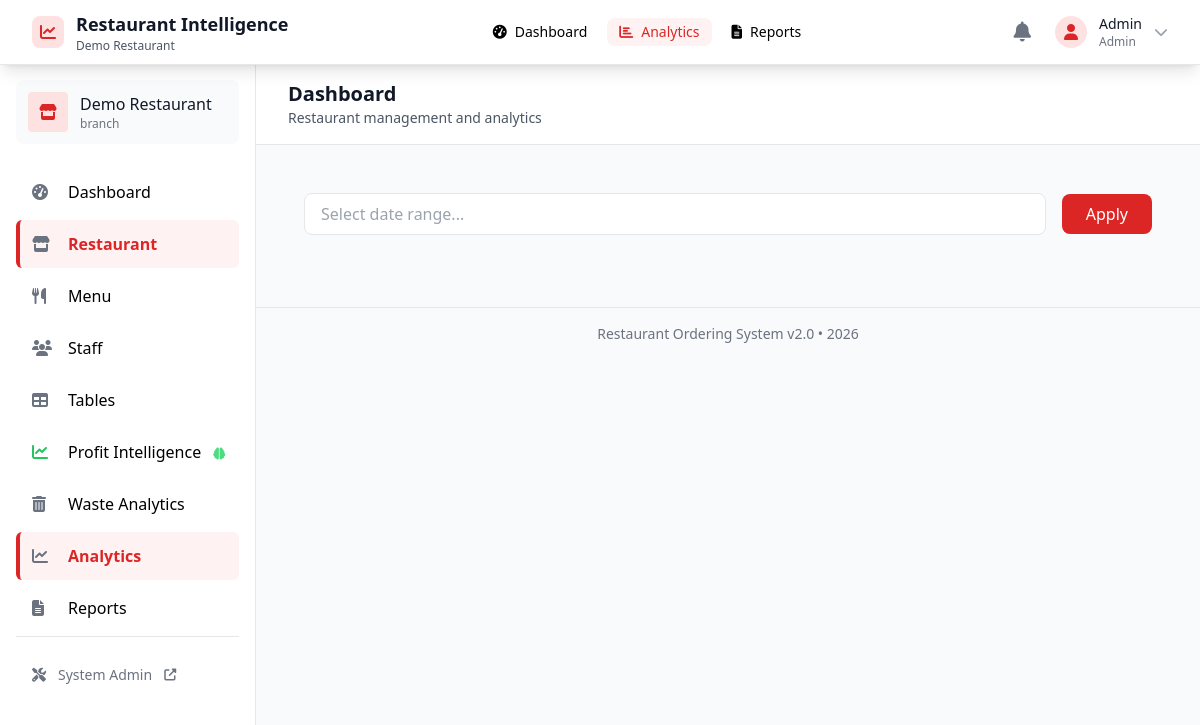
Screenshot of /restaurant-admin/analytics/ (signed in) with the database file from the repository.
### restaurants/models.py (models this page shows, shortened)
class Restaurant(models.Model):
    name = models.CharField(max_length=255)
    description = models.TextField(blank=True)
    logo = models.ImageField(
        upload_to='restaurant_logos/', blank=True, null=True)
    address = models.TextField(blank=True)
    phone = models.CharField(max_length=20, blank=True)
    email = models.EmailField(blank=True)
    config_json = models.JSONField(default=dict, blank=True)
    is_active = models.BooleanField(default=True)
    created_at = models.DateTimeField(auto_now_add=True)
    updated_at = models.DateTimeField(auto_now=True)
    class Meta:
        ordering = ['name']

### accounts/models.py (models this page shows, shortened)
class CustomUser(AbstractUser):
    ROLE_CHOICES = [
        ('admin', 'Admin'),
        ('manager', 'Manager'),
        ('chef', 'Chef'),
        ('waiter', 'Waiter'),
        ('cashier', 'Cashier'),
    ]
    MANAGER_SCOPE_CHOICES = [
        ('branch', 'Single Branch'),
        ('selected', 'Selected Branches'),
        ('restaurant', 'All Restaurant Branches'),
    ]
    role = models.CharField(
        max_length=20, choices=ROLE_CHOICES, default='waiter')
    manager_scope = models.CharField(
        max_length=20,
        choices=MANAGER_SCOPE_CHOICES,
        default='branch',
        blank=True,
        help_text="Data access scope for managers"
    )
    restaurant = models.ForeignKey(
        Restaurant,
        on_delete=models.SET_NULL,
        null=True,
        blank=True,
        related_name='staff'
    )
    branch = models.ForeignKey(
        Branch,
        on_delete=models.SET_NULL,
        null=True,
        blank=True,
        related_name='staff'
    )
    managed_branches = models.ManyToManyField(
        Branch,
        blank=True,
        related_name='assigned_managers',
        help_text="Branches this manager can access (for 'selected' scope)"
    )
    phone = models.CharField(max_length=20, blank=True)
    profile_image = models.ImageField(
        upload_to='profiles/', blank=True, null=True)
    is_active = models.BooleanField(default=True)
    created_at = models.DateTimeField(auto_now_add=True)
    updated_at = models.DateTimeField(auto_now=True)
    class Meta:
        ordering = ['-created_at']

### admin_panel/views.py (the view)
# urls.py: path('analytics/', views.admin_analytics, name='admin-analytics'),
@login_required
def admin_analytics(request):
    user = request.user
    if user.role not in ['admin', 'manager']:
        return redirect('waiter-dashboard')
    restaurant = None
    if user.restaurant:
        restaurant = user.restaurant
    elif user.role == 'admin':
        restaurant = Restaurant.objects.first()
    today = timezone.now().date()
    last_week = today - timedelta(days=7)
    last_month = today - timedelta(days=30)
    daily_sales = []
    if restaurant:
        for i in range(7):
            date = today - timedelta(days=i)
            orders = Order.objects.filter(
                table__branch__restaurant=restaurant,
                placed_at__date=date
            )
            total = orders.aggregate(Sum('total_amount'))[
                'total_amount__sum'] or 0
            daily_sales.append({
                'date': date,
                'total': float(total),
                'orders': orders.count()
            })
    daily_sales.reverse()  # Oldest to newest
    context = {
        'user': user,
        'restaurant': restaurant,
        'daily_sales': daily_sales,
        'today': today,
        'last_week': last_week,
        'last_month': last_month,
        'user_role': user.role,
    }
    return render(request, 'admin_panel/analytics.html', context)

### admin_panel/templates/admin_panel/analytics.html (shortened to what this page needs)
{% extends "admin_panel/admin_base.html" %}
{% load static %}
{% block extra_head %}
<link rel="stylesheet" href="https://cdn.jsdelivr.net/npm/flatpickr/dist/flatpickr.min.css">
{% endblock %}
{% block content %}
<div class="container mx-auto px-4 py-6">
    <div class="mb-6">
        <div class="flex items-center space-x-4">
            <div class="flex-1">
                <input type="text" id="date-range"
                       class="w-full px-4 py-2 border rounded-lg focus:ring-2 focus:ring-red-500 focus:border-transparent"
                       placeholder="Select date range...">
            </div>
            <button onclick="applyDateRange()"
                    class="bg-red-600 text-white px-6 py-2 rounded-lg hover:bg-red-700 transition">
                Apply
            </button>
        </div>
    </div>
</div>
{% endblock %}

### admin_panel/templates/admin_panel/admin_base.html (shortened to what this page needs)
{% load static %}
<!DOCTYPE html>
<html lang="en" class="h-full">
<head>
    <script src="https://cdn.tailwindcss.com"></script>
    <link rel="stylesheet" href="https://cdnjs.cloudflare.com/ajax/libs/font-awesome/6.4.0/css/all.min.css">
    {% block extra_head %}{% endblock %}
</head>
<body class="bg-gray-50 h-full"
      data-user-role="{{ user.role }}"
      data-manager-scope="{{ user.manager_scope|default:'branch' }}"
      data-restaurant-id="{{ user.restaurant.id|default:'' }}"
      data-branch-id="{{ user.branch.id|default:'' }}">
    <nav class="bg-white shadow-lg border-b border-gray-200 fixed top-0 left-0 right-0 z-30">
        <div class="px-4 sm:px-6 lg:px-8">
            <div class="flex justify-between h-16">
                <div class="flex items-center">
                    <div class="flex items-center ml-2 lg:ml-0">
                        <div class="w-8 h-8 bg-red-100 rounded-lg flex items-center justify-center">
                            <i class="fas fa-chart-line text-red-600"></i>
                        </div>
                        <div class="ml-3">
                            <h1 class="text-lg font-bold text-gray-900">Restaurant Intelligence</h1>
                            {% if restaurant %}
                            <p class="text-xs text-gray-600">{{ restaurant.name }}</p>
                            {% endif %}
                        </div>
                    </div>
                </div>
                <div class="hidden lg:flex items-center space-x-4">
                    <div class="flex items-center space-x-2">
                        <button onclick="window.location.href='/restaurant-admin/dashboard/'"
                                class="px-3 py-1 text-sm font-medium rounded-lg hover:bg-gray-100 {% if request.path == '/restaurant-admin/dashboard/' %}bg-red-50 text-red-600{% endif %}">
                            <i class="fas fa-tachometer-alt mr-2"></i>Dashboard
                        </button>
                        <button onclick="window.location.href='/restaurant-admin/analytics/'"
                                class="px-3 py-1 text-sm font-medium rounded-lg hover:bg-gray-100 {% if 'analytics' in request.path %}bg-red-50 text-red-600{% endif %}">
                            <i class="fas fa-chart-bar mr-2"></i>Analytics
                        </button>
                        <button onclick="window.location.href='/restaurant-admin/reports/'"
                                class="px-3 py-1 text-sm font-medium rounded-lg hover:bg-gray-100 {% if 'reports' in request.path %}bg-red-50 text-red-600{% endif %}">
                            <i class="fas fa-file-alt mr-2"></i>Reports
                        </button>
                    </div>
                </div>
                <div class="flex items-center space-x-4">
                    <div class="relative">
                        <button id="notifications-btn" class="p-2 text-gray-500 hover:text-gray-700 hover:bg-gray-100 rounded-full relative">
                            <i class="fas fa-bell text-xl"></i>
                        </button>
                    </div>
                    <div class="relative" id="user-menu-container">
                        <button id="user-menu-btn" class="flex items-center space-x-3 focus:outline-none">
                            <div class="w-8 h-8 bg-red-100 rounded-full flex items-center justify-center">
                                <i class="fas fa-user text-red-600"></i>
                            </div>
                            <div class="hidden lg:block text-left">
                                <div class="text-sm font-medium text-gray-900">{{ user.get_full_name|default:user.username }}</div>
                                <div class="text-xs text-gray-500">{{ user.get_role_display|default:user.role|title }}</div>
                            </div>
                            <i class="fas fa-chevron-down text-gray-400 text-sm"></i>
                        </button>
                    </div>
                </div>
            </div>
        </div>
    </nav>
    <div class="pt-16 flex h-full">
        <aside id="sidebar-desktop" class="hidden lg:block w-64 bg-white border-r border-gray-200 fixed left-0 top-16 bottom-0 overflow-y-auto custom-scrollbar z-20">
            <div class="p-4">
                {% include "admin_panel/components/sidebar_nav.html" %}
            </div>
        </aside>
        <main class="flex-1 lg:ml-64">
            {% block page_header %}
            <div class="px-4 sm:px-6 lg:px-8 py-4 border-b border-gray-200 bg-white">
                <div class="flex items-center justify-between">
                    <div>
                        <h2 class="text-xl font-bold text-gray-900">{% block page_title %}Dashboard{% endblock %}</h2>
                        <p class="text-sm text-gray-600">{% block page_subtitle %}Restaurant management and analytics{% endblock %}</p>
                    </div>
                </div>
            </div>
            {% endblock %}
            <div class="px-4 sm:px-6 lg:px-8 py-6">
                {% block content %}{% endblock %}
            </div>
            {% block footer %}
            <div class="px-4 sm:px-6 lg:px-8 py-4 border-t border-gray-200 bg-gray-50">
                <div class="text-center text-sm text-gray-500">
                    <p>Restaurant Ordering System v2.0 • {% now "Y" %}</p>
                </div>
            </div>
            {% endblock %}
        </main>
    </div>
</body>
</html>

### admin_panel/templates/admin_panel/components/sidebar_nav.html
{% load static %}
{% if restaurant %}
<div class="mb-6 p-3 bg-gray-50 rounded-lg">
    <div class="flex items-center">
        {% if restaurant.logo %}
        <img src="{{ restaurant.logo.url }}" alt="{{ restaurant.name }}" class="w-10 h-10 rounded mr-3">
        {% else %}
        <div class="w-10 h-10 bg-red-100 rounded mr-3 flex items-center justify-center">
            <i class="fas fa-store text-red-600"></i>
        </div>
        {% endif %}
        <div>
            <h3 class="font-medium text-gray-900">{{ restaurant.name|truncatechars:20 }}</h3>
            <p class="text-xs text-gray-500">{{ restaurant.branch_set.count }} branch{{ restaurant.branch_set.count|pluralize:"es" }}</p>
        </div>
    </div>
</div>
{% endif %}
<nav class="space-y-1">
    <a href="{% url 'admin-dashboard' %}"
       class="sidebar-link flex items-center space-x-3 p-3 {% if request.path == '/restaurant-admin/dashboard/' %}active{% endif %}">
        <i class="fas fa-tachometer-alt text-gray-500 w-6"></i>
        <span>Dashboard</span>
    </a>
    <a href="{% url 'admin-restaurant' %}"
       class="sidebar-link flex items-center space-x-3 p-3 {% if 'restaurant' in request.path %}active{% endif %}">
        <i class="fas fa-store text-gray-500 w-6"></i>
        <span>Restaurant</span>
    </a>
    <a href="{% url 'admin-menu' %}"
       class="sidebar-link flex items-center space-x-3 p-3 {% if 'menu' in request.path %}active{% endif %}">
        <i class="fas fa-utensils text-gray-500 w-6"></i>
        <span>Menu</span>
    </a>
    <a href="{% url 'admin-staff' %}"
       class="sidebar-link flex items-center space-x-3 p-3 {% if 'staff' in request.path %}active{% endif %}">
        <i class="fas fa-users text-gray-500 w-6"></i>
        <span>Staff</span>
    </a>
    <a href="{% url 'admin-tables' %}"
       class="sidebar-link flex items-center space-x-3 p-3 {% if 'tables' in request.path %}active{% endif %}">
        <i class="fas fa-table text-gray-500 w-6"></i>
        <span>Tables</span>
    </a>
<a href="{% url 'profit_intelligence:dashboard' %}"
   class="sidebar-link flex items-center space-x-3 p-3 {% if 'profit-intelligence' in request.path %}active{% endif %}">
    <i class="fas fa-chart-line text-green-500 w-6"></i>
    <span>Profit Intelligence</span>
    <span class="ml-auto">
        <i class="fas fa-brain text-xs text-green-400"></i>
    </span>
</a>
<a href="{% url 'waste-dashboard' %}"
   class="sidebar-link flex items-center space-x-3 p-3 {% if 'waste' in request.path and 'profit-intelligence' not in request.path %}active{% endif %}">
    <i class="fas fa-trash-alt text-gray-500 w-6"></i>
    <span>Waste Analytics</span>
</a>
    <a href="{% url 'admin-analytics' %}"
       class="sidebar-link flex items-center space-x-3 p-3 {% if 'analytics' in request.path %}active{% endif %}">
        <i class="fas fa-chart-line text-gray-500 w-6"></i>
        <span>Analytics</span>
    </a>
    <a href="{% url 'admin-reports' %}"
       class="sidebar-link flex items-center space-x-3 p-3 {% if 'reports' in request.path %}active{% endif %}">
        <i class="fas fa-file-alt text-gray-500 w-6"></i>
        <span>Reports</span>
    </a>
    <div class="pt-4 mt-4 border-t border-gray-200">
        <a href="/admin/" target="_blank"
           class="sidebar-link flex items-center space-x-3 p-3 text-sm text-gray-500 hover:text-gray-700">
            <i class="fas fa-tools"></i>
            <span>System Admin</span>
            <i class="fas fa-external-link-alt text-xs ml-auto"></i>
        </a>
    </div>
</nav>

### admin_panel/templates/admin_panel/admin_base.html (style rules this page uses)
:root { --primary-color: #dc2626; --primary-light: #fef2f2; --secondary-color: #3b82f6; --success-color: #10b981; --warning-color: #f59e0b; --danger-color: #ef4444; }
.sidebar-link { transition: all 0.2s; border-left: 4px solid transparent; border-radius: 0.375rem; }
.sidebar-link.active { background-color: var(--primary-light); color: var(--primary-color); border-left-color: var(--primary-color); font-weight: 600; }

### rows the page displays
Restaurant: name "Demo Restaurant"
CustomUser: get_full_name "Admin", role "Admin"
